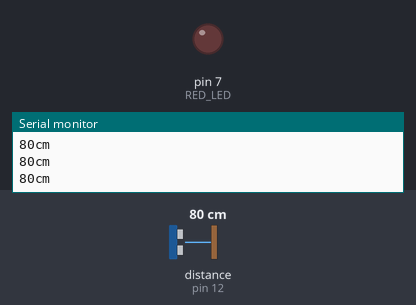
The sketch below on a simulated Arduino Uno, built with avr-gcc and run on an emulated ATmega328P. Parts: output pins drawn as LEDs (lit = HIGH), the last lines printed to the serial monitor. The test bench sets the inputs (shaded band); at power-on: distance to the obstacle (sensor on pin 12) 80 cm. The echo pulse lasts 58.3 µs per cm.

Above: at 1.2 s.
1.3 s: distance to the obstacle (sensor on pin 12) set to 34 cm
2.8 s: distance to the obstacle (sensor on pin 12) set to 28 cm
At 4.0 s:
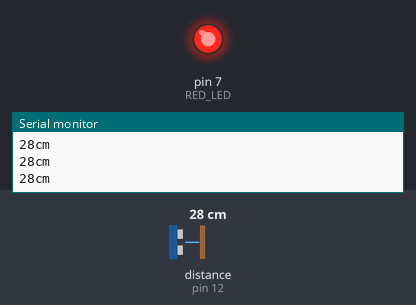
4.3 s: distance to the obstacle (sensor on pin 12) set to 35 cm
At 5.0 s:
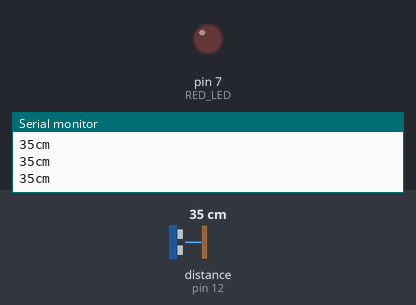
5.8 s: distance to the obstacle (sensor on pin 12) set to 2 cm
At 7.3 s:
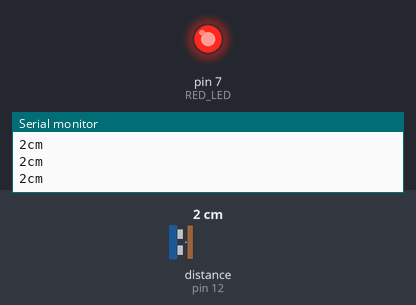
Timing chart, 0 to 8.4 s (numbered marks = the images above; inputs shaded):
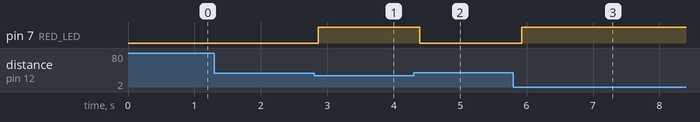

The sketch:

SR04_Example.ino
```cpp
#include "SR04.h"

#define TRIG_PIN 12
#define ECHO_PIN 11

const int RED_LED = 7;

SR04 sr04 = SR04(ECHO_PIN,TRIG_PIN);
long distance;

void setup()
{
   Serial.begin(9600);
   pinMode(RED_LED, OUTPUT);
}

void loop()
{
  distance = sr04.Distance();

  if (distance <= 290)
  {
    if (distance <= 30)
    {
      digitalWrite(RED_LED, HIGH);
    }
    else
    {
      digitalWrite(RED_LED, LOW);
    }

    Serial.print(distance);
    Serial.println("cm");
  }

  delay(100);
}
```

Measured:
- the behaviour switches between 31 and 30 cm on distance to the obstacle (sensor on pin 12) (found by bisection; images 0 and 1)
- after the input at 2.8 s, pin 7 (RED_LED): LOW → HIGH after 0.06 s
- after the input at 4.3 s, pin 7 (RED_LED): HIGH → LOW after 0.09 s
- after the input at 5.8 s, pin 7 (RED_LED): LOW → HIGH after 0.13 s
